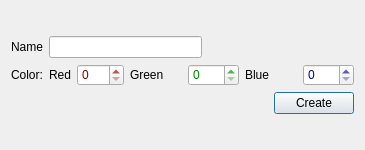
<?xml version="1.0" encoding="UTF-8"?>
<ui version="4.0">
 <class>ModelCreateDialog</class>
 <widget class="QDialog" name="ModelCreateDialog">
  <property name="geometry">
   <rect>
    <x>0</x>
    <y>0</y>
    <width>365</width>
    <height>150</height>
   </rect>
  </property>
  <property name="sizePolicy">
   <sizepolicy hsizetype="Preferred" vsizetype="Preferred">
    <horstretch>0</horstretch>
    <verstretch>0</verstretch>
   </sizepolicy>
  </property>
  <property name="minimumSize">
   <size>
    <width>365</width>
    <height>150</height>
   </size>
  </property>
  <property name="maximumSize">
   <size>
    <width>365</width>
    <height>150</height>
   </size>
  </property>
  <property name="windowTitle">
   <string>Create Model</string>
  </property>
  <layout class="QVBoxLayout" name="verticalLayout_2">
   <item>
    <layout class="QVBoxLayout" name="verticalLayout">
     <item>
      <layout class="QHBoxLayout" name="horizontalLayout_2">
       <item>
        <widget class="QLabel" name="Name">
         <property name="text">
          <string>Name</string>
         </property>
         <property name="buddy">
          <cstring>Name_Edit</cstring>
         </property>
        </widget>
       </item>
       <item>
        <widget class="QLineEdit" name="Name_Edit"/>
       </item>
       <item>
        <spacer name="horizontalSpacer_2">
         <property name="orientation">
          <enum>Qt::Horizontal</enum>
         </property>
         <property name="sizeHint" stdset="0">
          <size>
           <width>40</width>
           <height>20</height>
          </size>
         </property>
        </spacer>
       </item>
      </layout>
     </item>
     <item>
      <layout class="QHBoxLayout" name="horizontalLayout_7">
       <item>
        <layout class="QHBoxLayout" name="horizontalLayout_4">
         <item>
          <widget class="QLabel" name="Color">
           <property name="text">
            <string>Color:</string>
           </property>
           <property name="buddy">
            <cstring>RedSpin</cstring>
           </property>
          </widget>
         </item>
         <item>
          <widget class="QLabel" name="RedLabel">
           <property name="text">
            <string>Red</string>
           </property>
           <property name="buddy">
            <cstring>RedSpin</cstring>
           </property>
          </widget>
         </item>
         <item>
          <widget class="QSpinBox" name="RedSpin">
           <property name="styleSheet">
            <string notr="true">color: rgb(128, 0, 0);</string>
           </property>
           <property name="maximum">
            <number>255</number>
           </property>
          </widget>
         </item>
        </layout>
       </item>
       <item>
        <layout class="QHBoxLayout" name="horizontalLayout_5">
         <item>
          <widget class="QLabel" name="GreenLabel">
           <property name="text">
            <string>Green</string>
           </property>
           <property name="buddy">
            <cstring>GreenSpin</cstring>
           </property>
          </widget>
         </item>
         <item>
          <widget class="QSpinBox" name="GreenSpin">
           <property name="styleSheet">
            <string notr="true">color: rgb(0, 128, 0);</string>
           </property>
           <property name="maximum">
            <number>255</number>
           </property>
          </widget>
         </item>
        </layout>
       </item>
       <item>
        <layout class="QHBoxLayout" name="horizontalLayout_6">
         <item>
          <widget class="QLabel" name="BlueLabel">
           <property name="text">
            <string>Blue</string>
           </property>
           <property name="buddy">
            <cstring>BlueSpin</cstring>
           </property>
          </widget>
         </item>
         <item>
          <widget class="QSpinBox" name="BlueSpin">
           <property name="styleSheet">
            <string notr="true">color: rgb(0, 0, 128);
</string>
           </property>
           <property name="maximum">
            <number>255</number>
           </property>
          </widget>
         </item>
        </layout>
       </item>
      </layout>
     </item>
     <item>
      <layout class="QHBoxLayout" name="horizontalLayout_3">
       <item>
        <spacer name="horizontalSpacer">
         <property name="orientation">
          <enum>Qt::Horizontal</enum>
         </property>
         <property name="sizeHint" stdset="0">
          <size>
           <width>40</width>
           <height>20</height>
          </size>
         </property>
        </spacer>
       </item>
       <item>
        <widget class="QPushButton" name="Create_Button">
         <property name="text">
          <string>Create</string>
         </property>
        </widget>
       </item>
      </layout>
     </item>
    </layout>
   </item>
  </layout>
 </widget>
 <resources/>
 <connections/>
</ui>
